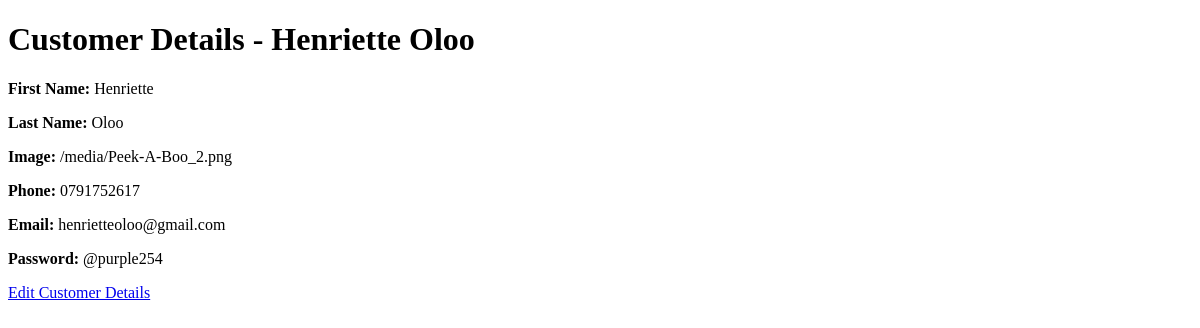
The app's page /customer/customer/detail/1/, older data.
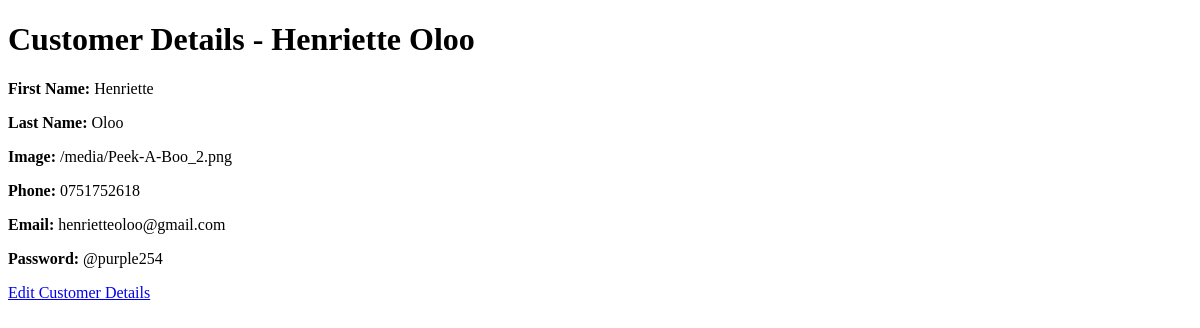
The same page, newer data.
### Customer/models.py (models this page shows, shortened)
class Customer(models.Model):
    first_name = models.CharField(max_length=50)
    last_name = models.CharField(max_length=50)
    image=models.ImageField()
    phone = models.CharField(max_length=13)
    email = models.EmailField()
    password = models.CharField(max_length=50)
    user=models.OneToOneField(User,null=True,on_delete=models.CASCADE)
    class Meta:
        verbose_name_plural = "Customer"

### Customer/views.py (the view)
# urls.py: path('customer/detail/<int:customer_id>/', views.customer_detail, name='customer_detail'),
def customer_detail(request, customer_id):
    customer = get_object_or_404(Customer, id=customer_id)
    return render(request, 'customer/customer_details.html', {'customer': customer})

### templates/customer/customer_details.html (shortened to what this page needs)
<!DOCTYPE html>
<html lang="en">
<head>
</head>
<body>
    <div class="container">
        <h1>Customer Details - {{ customer.first_name }} {{ customer.last_name }}</h1>
        <div>
            <p><strong>First Name:</strong> {{ customer.first_name }}</p>
            <p><strong>Last Name:</strong> {{ customer.last_name }}</p>
            <p><strong>Image:</strong> {{ customer.image.url }}</p>
            <p><strong>Phone:</strong> {{ customer.phone }}</p>
            <p><strong>Email:</strong> {{ customer.email }}</p>
            <p><strong>Password:</strong> {{ customer.password }}</p>
        </div>
        <a href="{% url 'edit_customer' customer.id %}">Edit Customer Details</a>
    </div>
</body>
</html>

Row changes from the older to the newer data that the page shows:
changed Customer "Henriette": phone "0791752617" → "0751752618"
